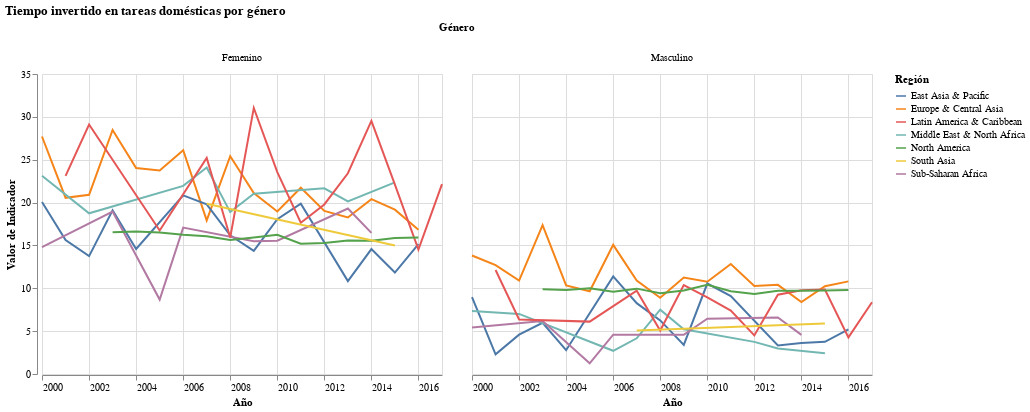

The cell this chart's notebook holds for it:
### Code cell
# analizo los registros por región, considerando el valor máximo por año.
ch1 = alt.Chart(data_SGTIMUWRK).mark_line().encode(
        x=alt.X('year:T', axis=alt.Axis(labelAlign='left'), title='Año'),
        y=alt.Y('max(value):Q', title='Valor de Indicador'),
        color=alt.Color('region:N',title='Región'),
        column=alt.Column('gender:N', title='Género')
    ).transform_lookup(
      lookup='country_code',
      from_=alt.LookupData(countries, 'country_code', ['region'])).properties(title='Tiempo invertido en tareas domésticas por género')
ch1

### Figure 1 — Vega-Lite specification as saved in the notebook (floating-point values rounded to 4 significant figures; data arrays with more than 128 entries replaced by an {"elided": "..."} marker saying what was removed)
{"config": {"view": {"continuousWidth": 400, "continuousHeight": 300}}, "data": {"name": "data-5f00d3ebc35f3ec8e120331c6158ac93"}, "mark": "line", "encoding": {"color": {"type": "nominal", "field": "region", "title": "Región"}, "column": {"type": "nominal", "field": "gender", "title": "Género"}, "x": {"type": "temporal", "axis": {"labelAlign": "left"}, "field": "year", "title": "Año"}, "y": {"type": "quantitative", "aggregate": "max", "field": "value", "title": "Valor de Indicador"}}, "title": "Tiempo invertido en tareas domésticas por género", "transform": [{"lookup": "country_code", "from": {"data": {"name": "data-5ac61711dd79e6dcff192eead26cbb62"}, "key": "country_code", "fields": ["region"]}}], "$schema": "https://vega.github.io/schema/vega-lite/v4.8.1.json", "datasets": {"data-5f00d3ebc35f3ec8e120331c6158ac93": {"elided": "316 records"}, "data-5ac61711dd79e6dcff192eead26cbb62": {"elided": "263 records"}}}
